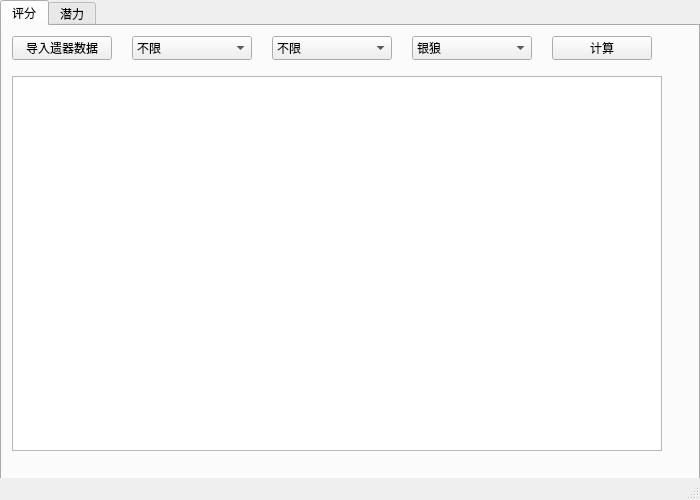
<?xml version="1.0" encoding="UTF-8"?>
<ui version="4.0">
 <class>MainWindow</class>
 <widget class="QMainWindow" name="MainWindow">
  <property name="geometry">
   <rect>
    <x>0</x>
    <y>0</y>
    <width>700</width>
    <height>500</height>
   </rect>
  </property>
  <property name="windowTitle">
   <string>MainWindow</string>
  </property>
  <widget class="QWidget" name="centralwidget">
   <widget class="QTabWidget" name="tabWidget">
    <property name="geometry">
     <rect>
      <x>0</x>
      <y>0</y>
      <width>700</width>
      <height>500</height>
     </rect>
    </property>
    <property name="currentIndex">
     <number>0</number>
    </property>
    <widget class="QWidget" name="tab">
     <attribute name="title">
      <string>评分</string>
     </attribute>
     <widget class="QPushButton" name="pushButton_import">
      <property name="geometry">
       <rect>
        <x>10</x>
        <y>10</y>
        <width>100</width>
        <height>24</height>
       </rect>
      </property>
      <property name="text">
       <string>导入遗器数据</string>
      </property>
     </widget>
     <widget class="QComboBox" name="comboBox_setname">
      <property name="geometry">
       <rect>
        <x>130</x>
        <y>10</y>
        <width>120</width>
        <height>24</height>
       </rect>
      </property>
      <property name="currentText">
       <string notr="true">不限</string>
      </property>
      <item>
       <property name="text">
        <string>不限</string>
       </property>
      </item>
     </widget>
     <widget class="QComboBox" name="comboBox_position">
      <property name="geometry">
       <rect>
        <x>270</x>
        <y>10</y>
        <width>120</width>
        <height>24</height>
       </rect>
      </property>
      <item>
       <property name="text">
        <string>不限</string>
       </property>
      </item>
      <item>
       <property name="text">
        <string>头</string>
       </property>
      </item>
      <item>
       <property name="text">
        <string>手</string>
       </property>
      </item>
      <item>
       <property name="text">
        <string>衣服</string>
       </property>
      </item>
      <item>
       <property name="text">
        <string>鞋</string>
       </property>
      </item>
      <item>
       <property name="text">
        <string>球</string>
       </property>
      </item>
      <item>
       <property name="text">
        <string>绳</string>
       </property>
      </item>
     </widget>
     <widget class="QComboBox" name="comboBox_config">
      <property name="geometry">
       <rect>
        <x>410</x>
        <y>10</y>
        <width>120</width>
        <height>24</height>
       </rect>
      </property>
      <item>
       <property name="text">
        <string>银狼</string>
       </property>
      </item>
      <item>
       <property name="text">
        <string>饮月</string>
       </property>
      </item>
      <item>
       <property name="text">
        <string>黑塔</string>
       </property>
      </item>
      <item>
       <property name="text">
        <string>布洛妮娅</string>
       </property>
      </item>
      <item>
       <property name="text">
        <string>停云</string>
       </property>
      </item>
      <item>
       <property name="text">
        <string>镜流</string>
       </property>
      </item>
      <item>
       <property name="text">
        <string>阮梅</string>
       </property>
      </item>
      <item>
       <property name="text">
        <string>符玄</string>
       </property>
      </item>
     </widget>
     <widget class="QPushButton" name="pushButton_calscore">
      <property name="geometry">
       <rect>
        <x>550</x>
        <y>10</y>
        <width>100</width>
        <height>24</height>
       </rect>
      </property>
      <property name="text">
       <string>计算</string>
      </property>
     </widget>
     <widget class="QListWidget" name="listWidget">
      <property name="geometry">
       <rect>
        <x>10</x>
        <y>50</y>
        <width>650</width>
        <height>375</height>
       </rect>
      </property>
     </widget>
    </widget>
    <widget class="QWidget" name="tab_2">
     <attribute name="title">
      <string>潜力</string>
     </attribute>
    </widget>
   </widget>
  </widget>
  <widget class="QMenuBar" name="menubar">
   <property name="geometry">
    <rect>
     <x>0</x>
     <y>0</y>
     <width>700</width>
     <height>22</height>
    </rect>
   </property>
  </widget>
  <widget class="QStatusBar" name="statusbar"/>
 </widget>
 <resources/>
 <connections/>
</ui>
